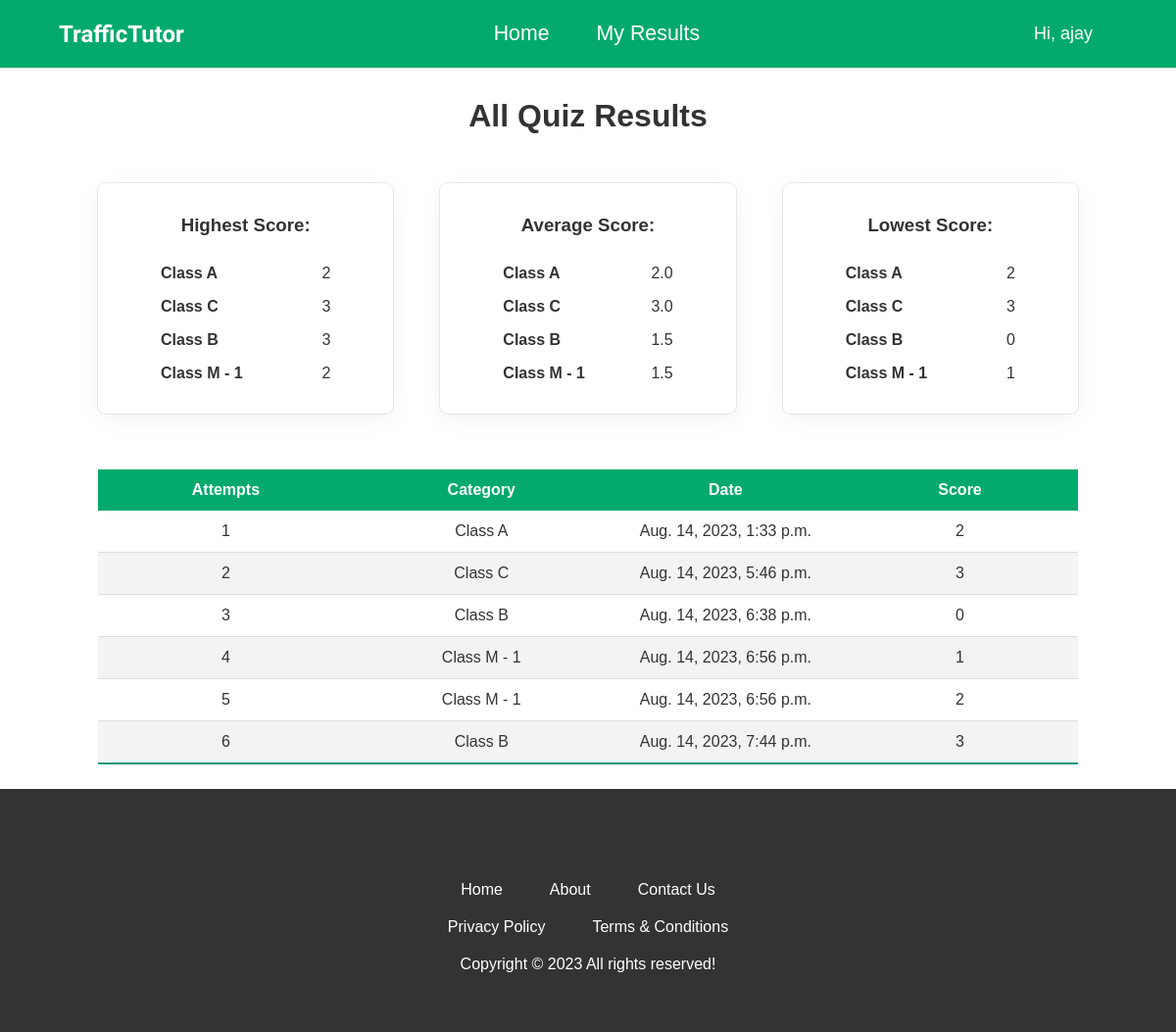
The page /score/ (signed in) on the database as committed earlier.
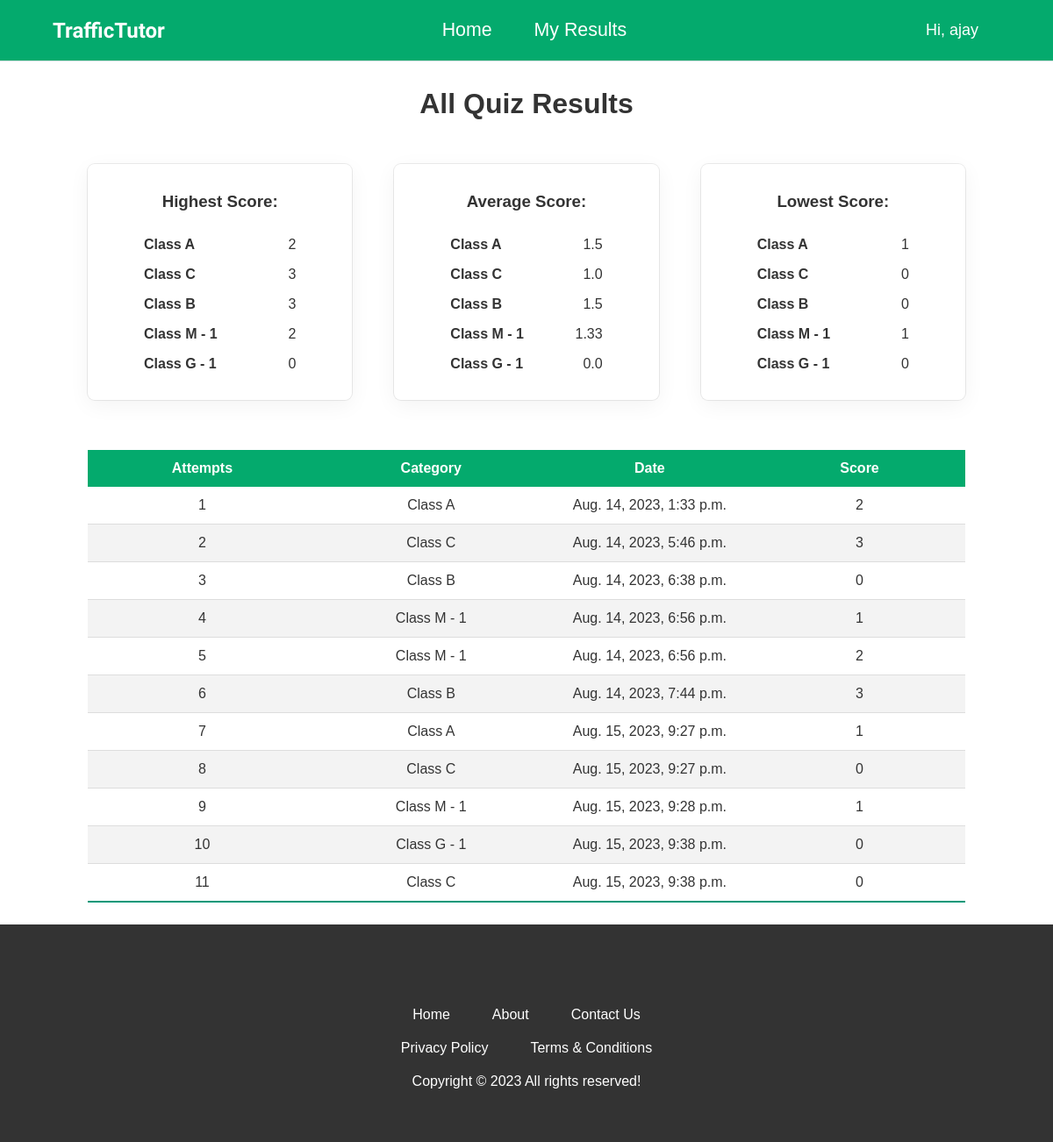
The same page on the database as committed later.
### Quiz/models.py (models this page shows, shortened)
class Category(models.Model):
    created_at = models.DateField(auto_now_add=True)
    updated_at = models.DateField(auto_now_add=True)
    category_name = models.CharField(max_length=100)
    def __str__(self) -> str:
        return self.category_name

class QuizResult(models.Model):
    user = models.ForeignKey(User, on_delete=models.CASCADE)
    score = models.IntegerField()
    datetime = models.DateTimeField(auto_now_add=True)
    category = models.ForeignKey(
        Category, on_delete=models.CASCADE, default=None, null=True)

### Quiz/views.py (the view)
# urls.py: path('score/', views.score, name='score'),  # URL for the score view
@login_required(login_url="/login")  # Middleware to authenticate user
def score(request):
    try:
        quiz_results = QuizResult.objects.filter(
            user__username__icontains=request.user)
        obj = {}
        for el in quiz_results:
            category = el.category
            if category in obj:
                obj[category].append(el)
            else:
                obj[category] = [el]
        scores = list()
        for el in obj.items():
            key, val = el
            highest = total_score = 0
            lowest = val[0].score
            count = len(val)
            for v in val:
                if highest < v.score:
                    highest = v.score
                if lowest > v.score:
                    lowest = v.score
                total_score += v.score
            scores.append({'category': key, 'total_score': total_score,
                           'count': count, 'highest': highest, 'lowest': lowest,
                           'average': round(float(total_score / count), 2)})
        context = {'user': request.user.username,
                   'quiz_results': quiz_results, 'scores': scores}
        return render(request, 'score.html', context)
    except ZeroDivisionError:
        return render(request, 'score.html')

### Quiz/templates/score.html (shortened to what this page needs)
{% extends 'base.html' %} {% load static %}
{% block css_files %}
<link rel="stylesheet" href="../static/quiz.css" />
{%endblock %}
{% block content %} {% if quiz_results|length >= 1 %}
<div class="all-results-container">
  <h1>All Quiz Results</h1>
  <br />
  <div class="card-result">
    <div class="result-container">
      <h3>Highest Score:</h3>
      {% for score in scores %}
      <div class="card-content">
        <strong>{{score.category}}</strong>
        <p>{{score.highest}}</p>
      </div>
      {% endfor %}
    </div>
    <div class="result-container">
      <h3>Average Score:</h3>
      {% for score in scores %}
      <div class="card-content">
        <strong>{{score.category}}</strong>
        <p>{{score.average}}</p>
      </div>
      {% endfor %}
    </div>
    <div class="result-container">
      <h3>Lowest Score:</h3>
      {% for score in scores %}
      <div class="card-content">
        <strong>{{score.category}}</strong>
        <p>{{score.lowest}}</p>
      </div>
      {% endfor %}
    </div>
  </div>
  <table>
    <thead>
      <tr>
        <th>Attempts</th>
        <th>Category</th>
        <th>Date</th>
        <th>Score</th>
      </tr>
    </thead>
    <tbody>
      {% for quiz_result in quiz_results %}
      <tr>
        <td>{{forloop.counter}}</td>
        <td>{{quiz_result.category.category_name}}</td>
        <td>{{ quiz_result.datetime }}</td>
        <td>{{ quiz_result.score }}</td>
      </tr>
      {% endfor %}
    </tbody>
  </table>
</div>
{% else %}
<div class="no_result_illustrator"></div>
{% endif %} {% endblock %}

Rows that differ between the two databases and show on the page:
computed for Category "Class A": average "2.0" → "1.5"; lowest "2" → "1"
computed for Category "Class C": average "3.0" → "1.0"; lowest "3" → "0"
computed for Category "Class M - 1": average "1.5" → "1.33"
now on this page (row unchanged): Category: category "Class G - 1", highest "0", average "0.0", lowest "0"
added QuizResult: category.category_name "Class A", datetime "Aug. 15, 2023, 9:27 p.m.", score "1"
added QuizResult: category.category_name "Class C", datetime "Aug. 15, 2023, 9:27 p.m.", score "0"
added QuizResult: category.category_name "Class M - 1", datetime "Aug. 15, 2023, 9:28 p.m.", score "1"
added QuizResult: category.category_name "Class G - 1", datetime "Aug. 15, 2023, 9:38 p.m.", score "0"
added QuizResult: category.category_name "Class C", datetime "Aug. 15, 2023, 9:38 p.m.", score "0"
